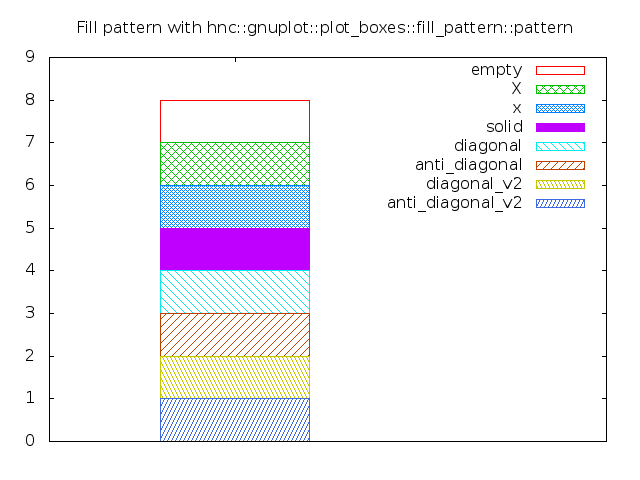

Here is the gnuplot script that generated this plot:
set terminal png noenhanced size 640,480
set output 'hnc_gnuplot_plot_boxes_fill_pattern.png'

set title ' Fill pattern with hnc::gnuplot::plot_boxes::fill_pattern::pattern '

#set xlabel ' xlabel '
#set ylabel ' ylabel '

set yrange [0:9]
set xrange [-1:2]

plot 'hnc_gnuplot_plot_boxes_fill_pattern.data' using 0:2:(0.8):xtic(1) with boxes fill pattern 0 title 'empty', \
                                             '' using 0:3:(0.8)         with boxes fill pattern 1 title 'X', \
                                             '' using 0:4:(0.8)         with boxes fill pattern 2 title 'x', \
                                             '' using 0:5:(0.8)         with boxes fill pattern 3 title 'solid', \
                                             '' using 0:6:(0.8)         with boxes fill pattern 4 title 'diagonal', \
                                             '' using 0:7:(0.8)         with boxes fill pattern 5 title 'anti_diagonal', \
                                             '' using 0:8:(0.8)         with boxes fill pattern 6 title 'diagonal_v2', \
                                             '' using 0:9:(0.8)         with boxes fill pattern 7 title 'anti_diagonal_v2'
